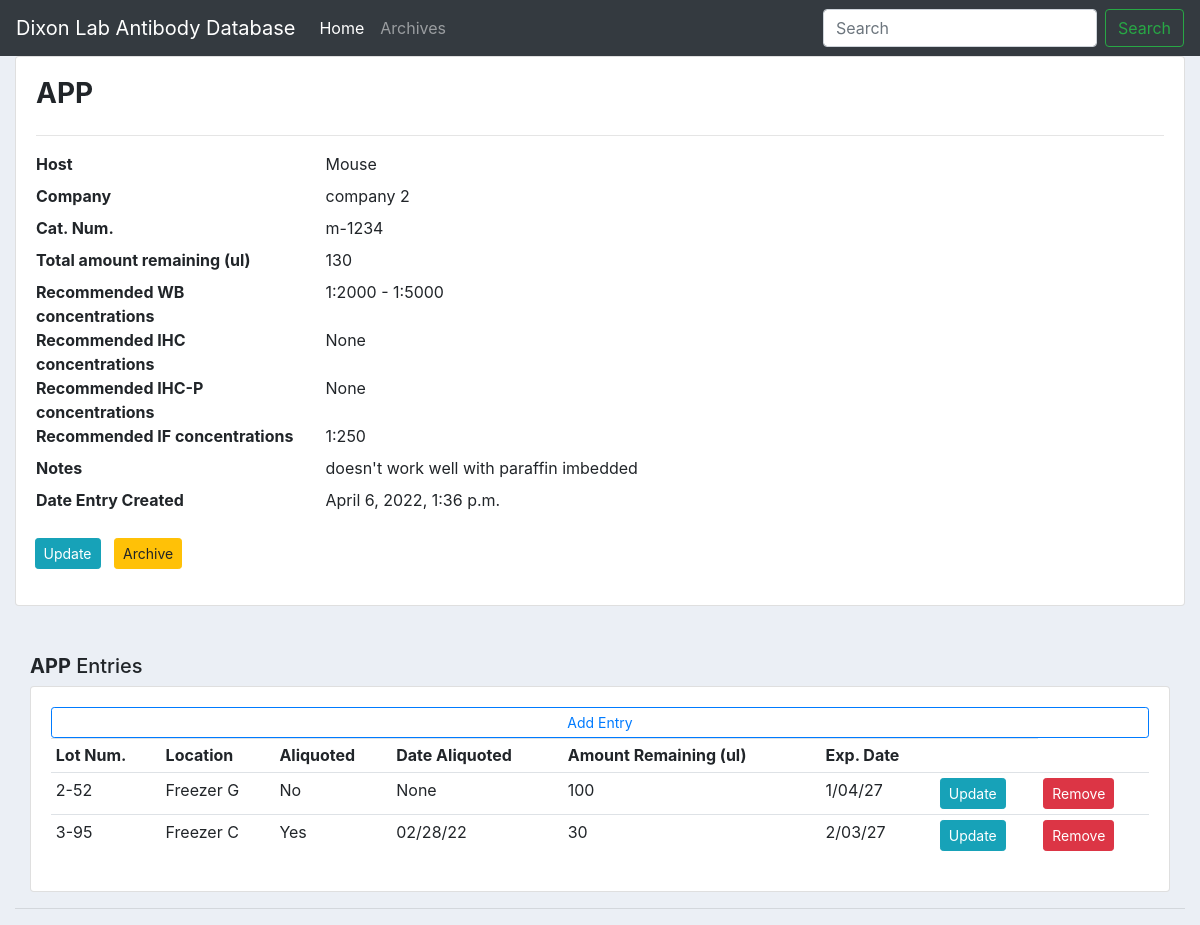
/antibody/4, run on the app's committed database.
### abdb/models.py (models this page shows, shortened)
class Antibody(models.Model):
    cat_num = models.CharField(max_length=200, null=True, unique=True)
    name = models.CharField(max_length=200, null=True)
    HOST = (('Rabbit', 'Rabbit'),('Mouse','Mouse'),('Rat','Rat'),('Goat','Goat'),('Horse','Horse'),('Chicken','Chicken'),('Guinea Pig','Guinea Pig'),('Other', 'Other'),)
    host = models.CharField(max_length=200, null=True, choices=HOST)
    company = models.CharField(max_length=200, null=True)
    recommended_WB_concentration = models.CharField(max_length=200, null=True, blank=True)
    recommended_IHC_concentration = models.CharField(max_length=200, null=True, blank=True)
    recommended_IHCp_concentration = models.CharField(max_length=200, null=True, blank=True)
    recommended_IF_concentration = models.CharField(max_length=200, null=True, blank=True)
    notes = models.CharField(max_length=200, null=True, blank=True)
    date_created = models.DateTimeField(auto_now_add=True, null=True)

class AntibodyInd(models.Model):
    cat_num = models.ForeignKey(Antibody, null=True, on_delete=models.CASCADE, to_field="cat_num")
    lot_num = models.CharField(max_length=200, null=True)
    location =  models.CharField(max_length=200, null=True)
    ALIQ = (('Yes', 'Yes'),('No','No'))
    aliquoted = models.CharField(max_length=200, null=True, choices=ALIQ)
    date_aliq = models.CharField(max_length=200, null=True, blank=True)
    exp_date = models.CharField(max_length=200, null=True)
    amount_remaining = models.IntegerField(null=True)
    date_created = models.DateTimeField(auto_now_add=True, null=True)

### abdb/views.py (the view)
# urls.py: path('antibody/<str:pk>',views.antibody, name='antibody'),
def antibody(request, pk):
    antibody1 = Antibody.objects.get(id=pk)
    cat = antibody1.cat_num
    antibody3 = AntibodyInd.objects.filter(cat_num=cat)
    amount_total=0
    for i in antibody3:
        amount = int(i.amount_remaining)
        amount_total += amount
    context = {'antibody1':antibody1,'cat':cat,'antibody3':antibody3, "amount_total":amount_total}
    return render(request,'abdb/antibody.html', context)

### abdb/templates/abdb/antibody.html (shortened to what this page needs)
{% extends 'abdb/main.html' %}
{% block content %}
<div class="col-md">
  <div class="card card-body">
    <h3><a class="font-weight-bold">{{antibody1.name}}</a></h3>
    <hr>
    <dl class="row">
      <dt class="col-sm-3">Host</dt>
      <dd class="col-sm-9">{{antibody1.host}}</dd>
      <dt class="col-sm-3">Company</dt>
      <dd class="col-sm-9">{{antibody1.company}}</dd>
      <dt class="col-sm-3">Cat. Num.</dt>
      <dd class="col-sm-9">{{antibody1.cat_num}}</dd>
      <dt class="col-sm-3">Total amount remaining (ul)</dt>
      <dd class="col-sm-9">{{amount_total}}</dd>
      <dt class="col-sm-3">Recommended WB concentrations</dt>
      <dd class="col-sm-9">{{antibody1.recommended_WB_concentration}}</dd>
      <dt class="col-sm-3">Recommended IHC concentrations</dt>
      <dd class="col-sm-9">{{antibody1.recommended_IHC_concentration}}</dd>
      <dt class="col-sm-3">Recommended IHC-P concentrations</dt>
      <dd class="col-sm-9">{{antibody1.recommended_IHCp_concentration}}</dd>
      <dt class="col-sm-3">Recommended IF concentrations</dt>
      <dd class="col-sm-9">{{antibody1.recommended_IF_concentration}}</dd>
      <dt class="col-sm-3">Notes</dt>
      <dd class="col-sm-9">{{antibody1.notes}}</dd>
      <dt class="col-sm-3">Date Entry Created</dt>
      <dd class="col-sm-9">{{antibody1.date_created}}</dd>
      <dt class="col-sm-3">    </dt>
      <dd class="col-sm-9">    </dd>
      <dt class="col-sm-3">    </dt>
      <dd class="col-sm-9">    </dd>
      &nbsp; &nbsp<dt><a class="btn btn-sm btn-info" href="{% url 'update2' antibody1.id %}">Update</a></dt>
      <dt><a class="btn btn-sm btn-warning" href="{% url 'archive' antibody1.id %}">Archive</a></dt>
    </dl>
  </div>
<br>
<br>
	<div class="col-md">
		<h5><a class="font-weight-bold">{{antibody1.name}}</a>  Entries</h5>
		<div class="card card-body">
			<a class="btn btn-outline-primary btn-sm" href="{% url 'add3' antibody1.id %}">Add Entry</a>
			<table class="table table-sm">
	        <tr>
	          <th>Lot Num.</th>
	          <th>Location</th>
            <th>Aliquoted</th>
	          <th>Date Aliquoted</th>
	          <th>Amount Remaining (ul)</th>
	          <th>Exp. Date</th>
            <th></th>
	        </tr>
					{% for i in antibody3 %}
						<tr>
							<td>{{i.lot_num}}</td>
							<td>{{i.location}}</td>
              <td>{{i.aliquoted}}</td>
              <td>{{i.date_aliq}}</td>
							<td>{{i.amount_remaining}}</td>
              <td>{{i.exp_date}}</td>
              <td><a class="btn btn-sm btn-info" href="{% url 'update3' i.id %}">Update</a></td>
              <td><a class="btn btn-sm btn-danger" href="{% url 'removeInd' i.id %}">Remove</a></td>
						</tr>
					{% endfor %}
				</table>
			</div>
		</div>
{% endblock %}

### abdb/templates/abdb/main.html (style rules this page uses)
body { background-color: #ebeff5; }

### data on the page
Antibody: name "APP", host "Mouse", company "company 2", cat_num "m-1234", recommended_WB_concentration "1:2000 - 1:5000", recommended_IHC_concentration "None", recommended_IHCp_concentration "None", recommended_IF_concentration "1:250", notes "doesn't work well with paraffin imbedded", date_created "April 6, 2022, 1:36 p.m."
AntibodyInd: lot_num "2-52", location "Freezer G", aliquoted "No", date_aliq "None", amount_remaining "100", exp_date "1/04/27"
AntibodyInd: lot_num "3-95", location "Freezer C", aliquoted "Yes", date_aliq "02/28/22", amount_remaining "30", exp_date "2/03/27"

### other printed values
{{ amount_total }} "130"
